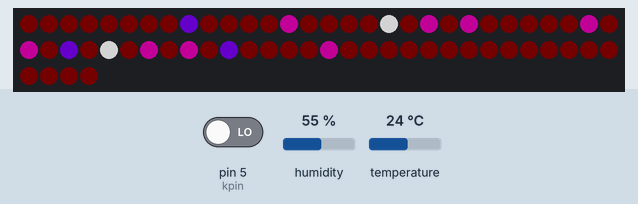
Simulated run of this sketch. Board: Arduino Uno, built with avr-gcc and run on an emulated ATmega328P. On the bench: 64 RGB LEDs in strip order, left to right, continuing on the next row. The inputs (shaded band) are chosen by the test bench; at power-on: pin 5 (kpin) LOW, temperature 24 °C, humidity 55 %. Dim RGB values are drawn brighter than linear; the local clock reads 2024-03-15 10:24:30 at power-on unless the sketch sets it; what the sketch prints to the serial monitor is not drawn.

Above: at 1.2 s.
1.3 s: pin 5 (kpin) driven HIGH
At 1.65 s:
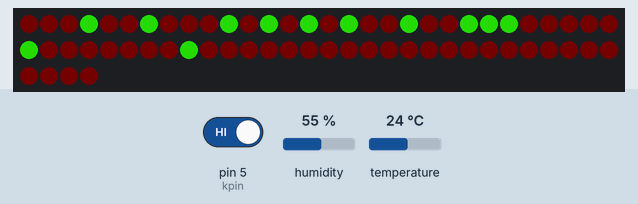
3.2 s: temperature set to 12 °C
At 3.93 s:
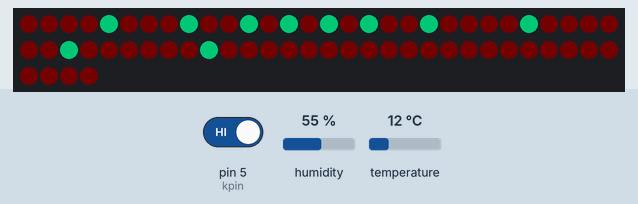
5.5 s: temperature set to 28 °C
At 7.76 s:
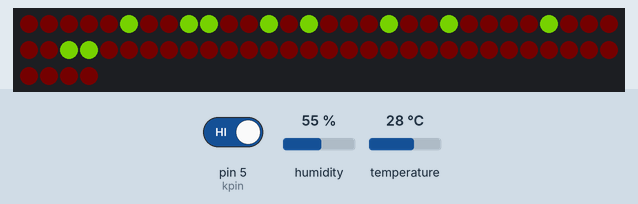
8.5 s: temperature set to 33 °C
At 9.77 s:
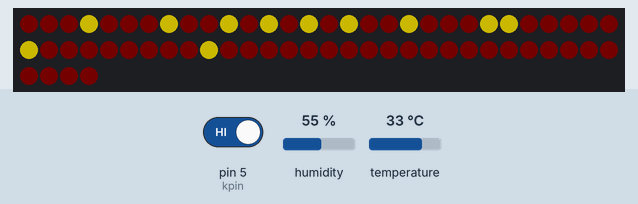

Measured:
- after the input at 1.3 s, the LEDs: first change at once (image 1 shows a later state)
- after the input at 3.2 s, the LEDs: first differ from a run without the input after 0.17 s (image 2 shows a later state)
- after the input at 5.5 s, the LEDs: first differ from a run without the input after 1.9 s (image 3 shows a later state)
- after the input at 8.5 s, the LEDs: first differ from a run without the input after 0.98 s (image 4 shows a later state)

The sketch:

chasy_na_rgb_matrice2.2.ino
```cpp
//библиоека дя работы с матрицей
#include <FastLED.h>
#define kolvosv 64
#define ledpin 4


#define smesh 4
#define smeshy 8

#define kpin 5

//бибиотека датчикаважости и температуры
#include "DHT.h"
#define DHTpin 6
DHT dht(DHTpin, DHT11);


CRGB leds[kolvosv];


//библиотека модуля ряльн временеф
#include <iarduino_RTC.h>
iarduino_RTC time(RTC_DS3231);


byte cicl;

bool symlb[]{
  //*C
  0,0,0,0,0,0,1,0,
  0,1,1,0,0,1,0,1,
  0,0,0,1,0,0,1,0,
  0,0,0,1,0,0,0,0,
  0,1,1,0,0,0,0,0,

  //%1слой
  0,0,0,0,0,0,1,0,
  0,0,0,0,0,1,0,1,
  0,0,0,1,0,0,1,0,
  0,0,1,0,1,0,0,0,
  0,0,0,1,0,0,0,0,
  //%2слой
  0,0,0,1,0,0,0,0,
  0,0,0,0,1,0,0,0,
  0,0,0,0,1,1,0,0,
  0,0,0,0,0,1,0,0,
  0,0,0,0,0,0,1,0
};

bool numlb[]{
  //0
  0,1,0,0,0,0,0,0,
  1,0,1,0,0,0,0,0,
  1,0,1,0,0,0,0,0,
  1,0,1,0,0,0,0,0,
  0,1,0,0,0,0,0,0,

  //1
  0,1,0,0,0,0,0,0,
  0,1,1,0,0,0,0,0,
  0,1,0,0,0,0,0,0,
  0,1,0,0,0,0,0,0,
  1,1,1,0,0,0,0,0,

  //2
  0,1,1,0,0,0,0,0,
  1,0,0,0,0,0,0,0,
  0,1,0,0,0,0,0,0,
  0,0,1,0,0,0,0,0,
  1,1,1,0,0,0,0,0,

  //3
  0,1,1,0,0,0,0,0,
  1,0,0,0,0,0,0,0,
  0,1,1,0,0,0,0,0,
  1,0,0,0,0,0,0,0,
  0,1,1,0,0,0,0,0,

  //4
  1,0,1,0,0,0,0,0,
  1,0,1,0,0,0,0,0,
  1,1,1,0,0,0,0,0,
  1,0,0,0,0,0,0,0,
  1,0,0,0,0,0,0,0,

  //5
  1,1,1,0,0,0,0,0,
  0,0,1,0,0,0,0,0,
  0,1,1,0,0,0,0,0,
  1,0,0,0,0,0,0,0,
  0,1,1,0,0,0,0,0,

  //6
  1,1,0,0,0,0,0,0,
  0,0,1,0,0,0,0,0,
  1,1,1,0,0,0,0,0,
  1,0,1,0,0,0,0,0,
  1,1,1,0,0,0,0,0,

  //7
  1,1,1,0,0,0,0,0,
  1,0,0,0,0,0,0,0,
  0,1,0,0,0,0,0,0,
  0,1,0,0,0,0,0,0,
  0,0,1,0,0,0,0,0,

  //8
  1,1,1,0,0,0,0,0,
  1,0,1,0,0,0,0,0,
  1,1,1,0,0,0,0,0,
  1,0,1,0,0,0,0,0,
  1,1,1,0,0,0,0,0,

  //9
  1,1,1,0,0,0,0,0,
  1,0,1,0,0,0,0,0,
  1,1,0,0,0,0,0,0,
  1,0,0,0,0,0,0,0,
  0,1,1,0,0,0,0,0
};
int x = 0;
bool mv=1;
byte tcv;
byte hcv;
byte a = 0;
byte b = 0;
int t;
int h;
byte rej;
byte cvet;
unsigned long mls;
unsigned long cmls;
unsigned long smls;
bool mch;
bool kn;

void setup() {
  //инициаизация датчика
   dht.begin();

  //инициаизация матрицы
  FastLED.addLeds <WS2812B,ledpin, GRB> (leds,kolvosv);
  //Модуль реального времени
  time.begin();
  //внутренний счет времени
  mls = millis();
  cmls = millis();
  smls = millis();
  //Серийный порт для отладки (9600 бодд)
  Serial.begin(9600);

}

void loop() {

  time.gettime();
    a = time.hours;
  Serial.println(a);
   b = time.minutes;
  Serial.println(b);

   if(millis()>=cmls+66){
    if(kn!=digitalRead(kpin)){
      kn = digitalRead(kpin);
      if(kn == 1)rej++;
      if(rej==3)rej=0;
    }
    if(cvet==255)cvet=0;
    cvet++;
    cmls=millis();
   }

   if(millis()>= mls +250){
    if(mv ==1)x++;
    if(mv==0)x--;
    if(x<=0)mv=1;
    if(x>=11)mv=0;
    mls = millis();
   }

  if(millis()>=smls+1000){
    if(rej==1){
  t = dht.readTemperature();
  h = dht.readHumidity();
  tcv = map(t,0,50,170,0);
  hcv = map(h,20,95,51,255);
  Serial.println(t);

  smls = millis();}
  }


  // put your main code here, to run repeatedly:
  for(cicl=0;cicl<kolvosv;cicl++){
    leds[cicl].setHSV(25,255,10);
  }
  for(cicl=0;cicl<kolvosv;cicl++){
  if(cicl<40){
    //отображение времени
    if( rej == 0){
    // десятки часов

    if(numlb[cicl+a/10*40]==1  and (cicl+smesh+x)/8==(cicl)/8 )leds[cicl+smesh+x+smeshy].setHSV(map(cvet,180,255,0,255),255,200);
    //единицы часов
    if(numlb[cicl+a%10*40]==1 and (cicl+x)/8==(cicl)/8 )leds[cicl+x+smeshy].setHSV(map(cvet,180,255,0,255),255,200);
    //десятки минут
    if(numlb[cicl+b/10*40]==1  and cicl+x+smesh-10>=0 and(cicl+smesh+x-10 )/8==cicl/8 )leds[cicl+smesh+x-10+smeshy].setHSV(map(cvet,50,180,0,255),255,200);
    //единицы минут
    if(numlb[cicl+b%10*40]==1  and cicl+x-10>=0 and (cicl+x-10)/8==cicl/8 )leds[cicl+x-10+smeshy].setHSV(map(cvet,50,180,0,255),255,200);
    }
    //отображение температуры
    if(rej==1){

      if(numlb[cicl+t/10*40]==1   and cicl+x+smesh>=0 and(cicl+smesh+x )/8==cicl/8 )leds[cicl+smesh+x].setHSV(tcv,255,200);
      if(numlb[cicl+t%10*40]==1  and cicl+x>=0 and(cicl+x)/8==cicl/8 )leds[cicl+x].setHSV(tcv,255,200);
      if(symlb[cicl]==1  and cicl+x-9>=0 and (cicl+x-9 )/8==(cicl)/8 )leds[cicl+x -9 ].setHSV(tcv,255,200);
    }
    if(rej==2){
       if(numlb[cicl+h/10*40]==1   and cicl+x+smesh>=0 and(cicl+smesh+x )/8==cicl/8 )leds[cicl+smesh+x].setHSV(158,hcv,200);
      if(numlb[cicl+h%10*40]==1  and cicl+x>=0 and(cicl+x)/8==cicl/8 )leds[cicl+x].setHSV(158,hcv,200);
      if(symlb[cicl+40]==1  and cicl+x-9>=0 and (cicl+x-9 )/8==(cicl)/8 )leds[cicl+x -9 ].setHSV(158,hcv,200);
      if(symlb[cicl+80]==1  and cicl+x-9>=0 and (cicl+x-9 )/8==(cicl)/8 )leds[cicl+x -9 ].setHSV(100,255,67);
    }
    }}
    if(rej == 0){
  if((8+x-2)/8==1 )leds[8+x-2+smeshy].setHSV(255,0,180);
  if((8*3+x-2)/8==3  )leds[8*3+x-2+smeshy].setHSV(255,0,180);}

  //вывод в дисплей
  FastLED.show();

}
```
